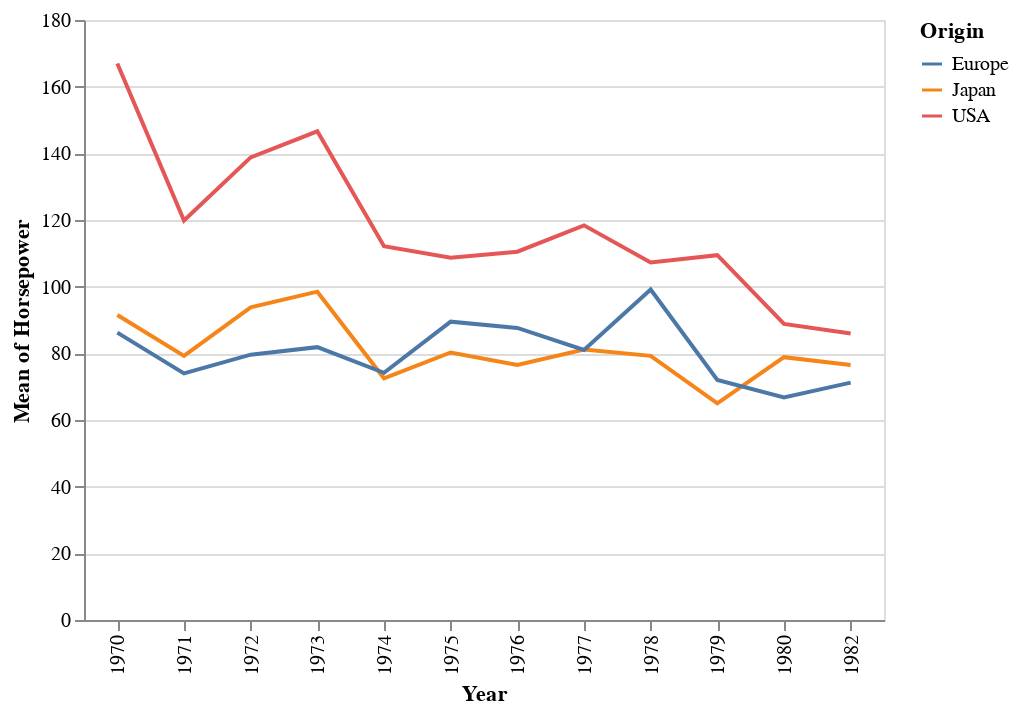

Notebook code for this chart:
### Code cell
# Test Example Color Line Chart
dobj = DataObj(dataset,[Column("Origin"), Column("Horsepower"), Column("Year",dataType="date",dataModel="dimension")]) #underspecified object
dobj.display()

### Figure 1 — Vega-Lite specification as saved in the notebook (floating-point values rounded to 4 significant figures; data arrays with more than 128 entries replaced by an {"elided": "..."} marker saying what was removed)
{"$schema": "https://vega.github.io/schema/vega-lite/v3.4.0.json", "config": {"mark": {"tooltip": {"content": "encoding"}}, "view": {"height": 300, "width": 400}}, "data": {"name": "data-72fe08951b86c7df8ecf6ef5a2b30a0a"}, "datasets": {"data-72fe08951b86c7df8ecf6ef5a2b30a0a": {"elided": "392 records"}}, "encoding": {"color": {"field": "Origin", "type": "nominal"}, "x": {"field": "Year", "type": "ordinal"}, "y": {"aggregate": "mean", "field": "Horsepower", "type": "quantitative"}}, "mark": "line", "selection": {"selector004": {"bind": "scales", "encodings": ["x", "y"], "type": "interval"}}}
